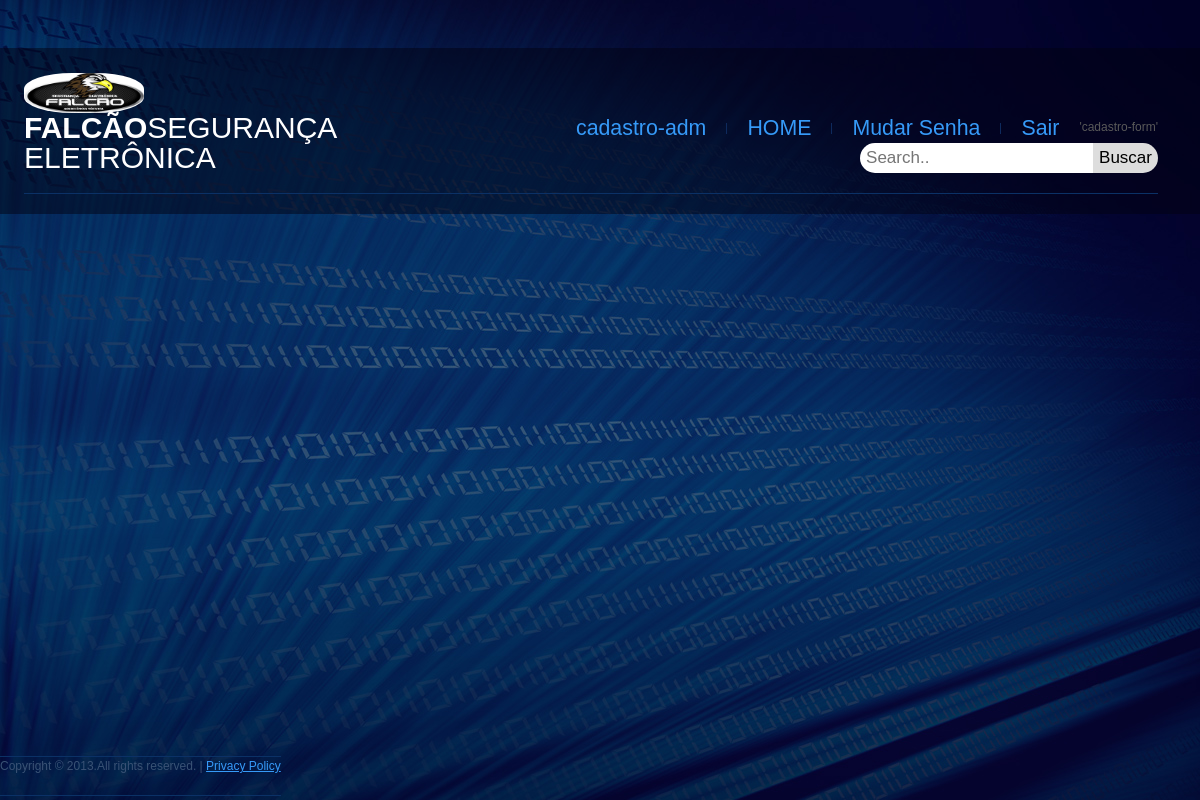
Before: /produtos/ (signed in) with the older database file.
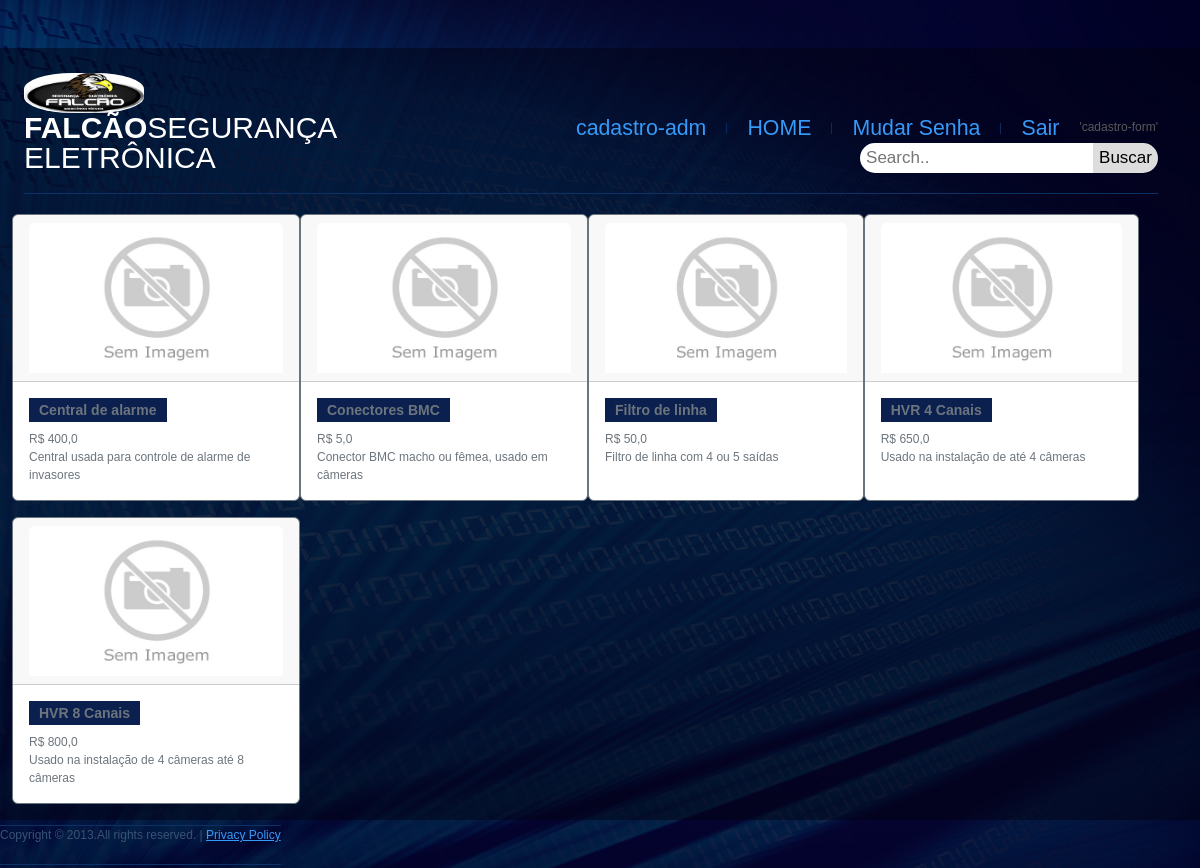
After: the same page with the newer database file.
### falcao/models.py (models this page shows, shortened)
class produtos(models.Model):
    nome=models.CharField(max_length=255)
    valor=models.FloatField()
    quantidade=models.IntegerField()
    imagem=models.ImageField(upload_to='falcao/media')
    descricao=models.TextField()
    custo=models.FloatField(default=0)

### falcao/views.py (the view)
# urls.py: path('produtos/',lista_precos,name='produtos'),
@login_required(login_url='accounts:login')
def lista_precos(request):
    if request.POST:
        search=request.POST.get('search')
        itens=produtos.objects.filter(nome__contains=search)
        data={}
        data['produtos']=itens
    else:
        itens=produtos.objects.order_by('nome')
        data={}
        data['produtos']=itens
    return render(request,'../../falcao/templates/produtos.html',data)

### falcao/templates/produtos.html (shortened to what this page needs)
{% extends 'base.html' %}
{% load static %}
{% block content %}
<div class="container-fluid d-flex flex-wrap">
    {% for produto in produtos %}
        <div class="card border-secondary mb-3" style="max-width: 18rem;">
          <div class="card-header">
            {% if not produto.imagem %}
            <img class="card-img-top" src="{% static 'img/sem-imagem.jpg' %}" alt="Card image cap" width="564" height="150">
            {% endif %}
            </div>
          <div class="card-body text-secondary">
            <h5 class="card-title">{{produto.nome}}</h5>
            <p class="card-text">R$ {{produto.valor}}<br>{{produto.descricao}} </p>
          </div>
        </div>
{% endfor %}
</div>
{% endblock %}

### accounts/templates/base.html (shortened to what this page needs)
{% load static %}
<!DOCTYPE html>
<html lang="pt-br">
<head>
    <link rel="stylesheet" href="https://ajax.googleapis.com/ajax/libs/jqueryui/1.12.1/themes/smoothness/jquery-ui.css">
    <link href=
"http://ajax.googleapis.com/ajax/libs/jqueryui/1.8.16/themes/ui-lightness/jquery-ui.css"
        rel="stylesheet" type="text/css" />
    <link rel="stylesheet" href="{% static 'css/style.css' %}">
    <link rel="stylesheet" href="{% static 'css/login.css' %}">
    <link href="https://cdn.jsdelivr.net/npm/bootstrap@5.1.3/dist/css/bootstrap.min.css" rel="stylesheet">
    <link href="{% static 'css/carrousel.css' %}" rel="stylesheet">
    <link href=
"http://ajax.googleapis.com/ajax/libs/jqueryui/1.8.16/themes/ui-lightness/jquery-ui.css"
        rel="stylesheet" type="text/css" />
<link rel="stylesheet" href="{% static 'css/bootstrap.css' %}" type="text/css" media="screen">
<link rel="stylesheet" href="{% static 'css/bootstrap-responsive.css' %}" type="text/css" media="screen">
<link rel="stylesheet" href="{% static 'css/supersized.core.css' %}" type="text/css" media="screen">
<link rel="stylesheet" href="{% static 'css/style2.css' %}" type="text/css" media="screen">
<link rel="stylesheet" href="{% static 'css/touchTouch.css' %}" type="text/css" media="screen">
<link rel="stylesheet" href="{% static 'css/isotope.css' %}" type="text/css" media="screen">
<link href="{% static 'css/carrousel.css' %}" rel="stylesheet">
<link rel="stylesheet" href="{% static 'css/login.css' %}">
<link rel="stylesheet" href="{% static 'css/style.css' %}">
</head>
<body class="subpage">
  <div id="main">
    <header>
    <div class="container">
    <div class="row">
    <div class="span12">
      <div class="header_inner clearfix">
        <div class="falcao">
          <a class="navbar-brand" href="{% url 'accounts:loged' %}"><img src="{% static 'img/logo-falcao.jpg' %}" class='img' width="120" height="40"></a>
        </div>
        <div class="top1"><a href="{% url 'accounts:loged' %}" class="logo">FALCÃO<span>SEGURANÇA ELETRÔNICA</span></a></div>
        {% if request.user.is_authenticated %}
        <div class="top2">
          <div class="menu_top">
                <ul id="menu_top" class="clearfix">'cadastro-form'
                  <li><a href="{% url 'administrador:cadastro-form'%}" style="font-size: 16pt;">cadastro-adm</a></li>
                  <li><a href="{% url 'accounts:loged'%}" style="font-size: 16pt;">HOME</a></li>
                  <li><a class="dropdown-item" href="{% url 'accounts:template-altera' %}" style="font-size: 16pt;">Mudar Senha</a></li>
                  <li><a class="dropdown-item" href="{% url 'accounts:logouts' %}" style="font-size: 16pt;">Sair</a></li>
                </ul>
          </div>
          <div class="topnav">
            <div class="search-container">
              <form action="{% url 'falcao:produtos' %}" method="POST" id="myForm">
                <input type="text" id="tags" placeholder="Search.." name="search">
                <button type="submit">Buscar</button>
              </form>
        </div>
      </div>
      {% endif %}
    </div>
    </div>
    </div>
    </header>
{% block content %}
{% endblock %}
</div>
<footer>
	<div class="copyright">
		Copyright © 2013.All rights reserved.  |    <a href="#">Privacy Policy</a>
	</div>
</footer>
</body>
</html>

### accounts/static/css/style.css (style rules this page uses)
div.span12 { margin-left: 0; }
footer { position: fixed; bottom:-2%; left:0; padding-top: 0; padding-bottom: 0; }
.img { border-radius: 40%; }
* { font-family: 'Lucida Sans', 'Lucida Sans Regular', 'Lucida Grande', 'Lucida Sans Unicode', Geneva, Verdana, sans-serif; }
body { margin: 0; font-family: Arial, Helvetica, sans-serif; }
.topnav input { border-top-left-radius: 20px; border-bottom-left-radius: 20px; }
.topnav { overflow: hidden; border-radius: 20px; }
.topnav .search-container { float: right; border-color: inherit; border-radius: 20px; -webkit-box-shadow: none; box-shadow: none; }
.topnav input[type=text] { padding: 6px; font-size: 17px; border: none; }
.topnav .search-container button { float: right; padding: 6px; background: #ddd; font-size: 17px; border: none; cursor: pointer; }

### accounts/static/css/login.css (style rules this page uses)
* { margin: 0; padding: 0; box-sizing: border-box; font-family: 'Poppins', sans-serif; }
body { max-width: 100%; background-image: url("../../accounts/static/img/bg1.jpg"); margin: 0 auto; position: relative; z-index: 2; }
.logo { width: 80px; margin: auto; }

### accounts/static/css/carrousel.css (style rules this page uses)
body { padding-top: 3rem; padding-bottom: 3rem; color: #5a5a5a; }

### accounts/static/css/supersized.core.css (style rules this page uses)
* { margin:0; padding:0; }
body { background:#111; height:100%; }
img { border:none; }

### accounts/static/css/style2.css (style rules this page uses)
a { color:#a1fcff; text-decoration: underline; outline:none }
body { background:#010125; border:0; font: 12px Arial, Helvetica, sans-serif; color:#96a2b3 ; line-height:18px; min-width:320px; padding-top: 25px; }
#main { max-width: 1000px; background: url(../images/px1.png); margin: 0 auto; position: relative; z-index: 2; }
header { position: relative; z-index: 1; padding-top: 25px; }
.header_inner { padding-bottom: 20px; border-bottom: 1px solid #0b3166; margin-bottom: 20px; }
.top1 { float: left; font-family: 'Titillium Web'; font-weight: 700; font-size: 30px; line-height: 30px; color: #fff; }
.top1 span { font-weight: 300; }
.logo { color: #fff; text-decoration: none; display: inline-block; }
.top2 { float: right; }
footer { position: relative; z-index: 1;border-top: 1px solid #0b3166; padding-top: 20px; padding-bottom: 20px; border-bottom: 1px solid #0b3166; margin-bottom: 20px; }
.copyright { color:#395275; padding-bottom: 20px; }
.copyright a { color:#369af8; text-decoration: underline; }
.menu_top { display:inline-block; position: relative; z-index:10; text-align:center; white-space:nowrap; padding-top: 5px; padding-bottom: 5px; }
#menu_top { list-style: none; display:inline-block; white-space:nowrap; padding: 0; margin: 0; }
#menu_top > li { list-style: none; display: inline-block; height:20px; line-height: 20px; padding-left: 1px; position:relative; float:left; white-space:nowrap; background: url(../images/marker0.png) left center no-repeat; }
#menu_top > li:first-child { background: none; }
#menu_top > li > a { display:block; height:100%; text-decoration:none; position:relative; color: #369af8; padding: 0 20px; }
h5 { display: inline-block; font-weight: bold; color:#fff; padding:3px 10px; margin: 0px 0px 10px 0px; font-size: 14px; line-height: 18px; background: #0b204e; }
@media (min-width: 1200px) { #main { max-width: 1230px; } }

Changed rows visible on the page:
added produtos: nome "Central de alarme", valor "400,0", descricao "Central usada para controle de alarme de invasores"
added produtos: nome "Conectores BMC", valor "5,0", descricao "Conector BMC macho ou fêmea, usado em câmeras"
added produtos: nome "Filtro de linha", valor "50,0", descricao "Filtro de linha com 4 ou 5 saídas"
added produtos: nome "HVR 4 Canais", valor "650,0", descricao "Usado na instalação de até 4 câmeras"
added produtos: nome "HVR 8 Canais", valor "800,0", descricao "Usado na instalação de 4 câmeras até 8 câmeras"
